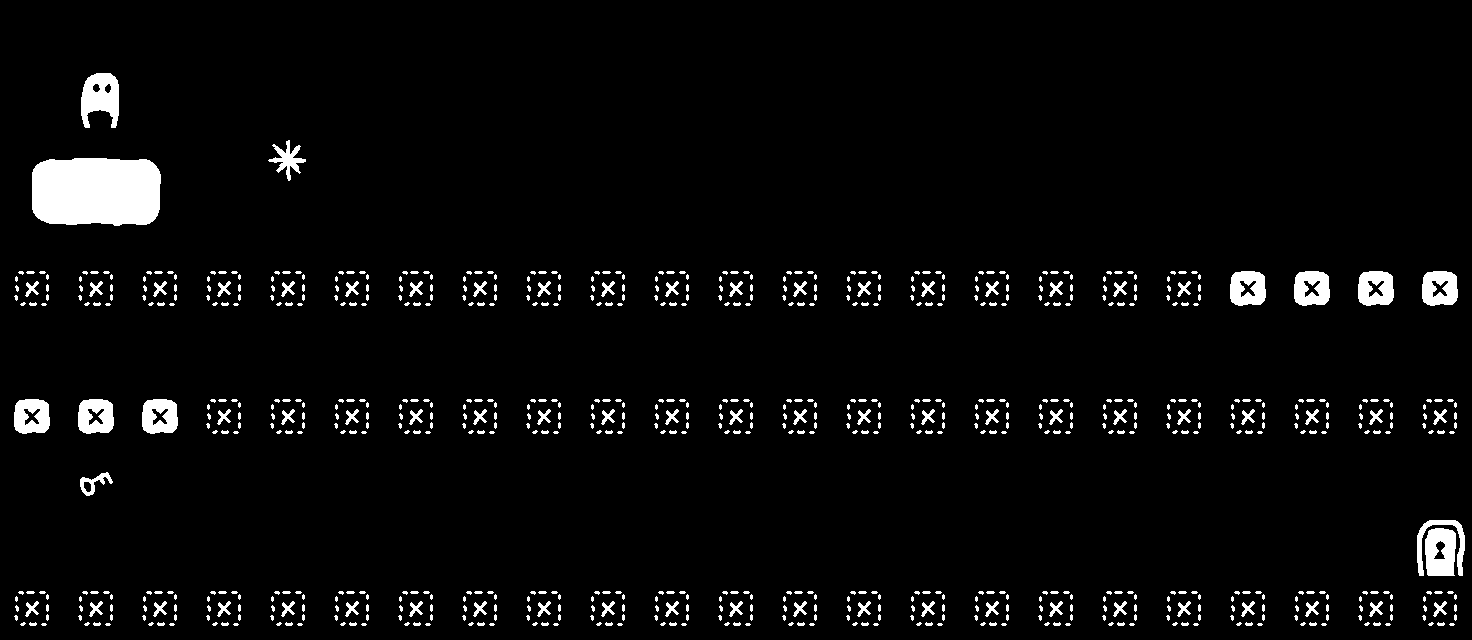

A 2D game scene composited from a Tiled map and its tileset images. What follows is a short description and the map's XML, with every tile layer's data as written:
An orthogonal 23x10 tile map with 64x64 px tiles, 1 tile layer (Camada de Tiles 1).

<map version="1.0" orientation="orthogonal" renderorder="right-down" width="23" height="10" tilewidth="64" tileheight="64" nextobjectid="1">
 <tileset firstgid="1" name="tileset" tilewidth="64" tileheight="64" tilecount="25" columns="5">
  <image source="TilesetSimples/tileset.png" width="320" height="320" />
 </tileset>
 <layer name="Camada de Tiles 1" width="23" height="10">
  <data encoding="csv">
0,0,0,0,0,0,0,0,0,0,0,0,0,0,0,0,0,0,0,0,0,0,0,
0,24,0,0,0,0,0,0,0,0,0,0,0,0,0,0,0,0,0,0,0,0,0,
1,2,3,0,23,0,0,0,0,0,0,0,0,0,0,0,0,0,0,0,0,0,0,
11,12,13,0,0,0,0,0,0,0,0,0,0,0,0,0,0,0,0,0,0,0,0,
21,21,21,21,21,21,21,21,21,21,21,21,21,21,21,21,21,21,21,22,22,22,22,
0,0,0,0,0,0,0,0,0,0,0,0,0,0,0,0,0,0,0,0,0,0,0,
22,22,22,21,21,21,21,21,21,21,21,21,21,21,21,21,21,21,21,21,21,21,21,
0,18,0,0,0,0,0,0,0,0,0,0,0,0,0,0,0,0,0,0,0,0,0,
0,0,0,0,0,0,0,0,0,0,0,0,0,0,0,0,0,0,0,0,0,0,17,
21,21,21,21,21,21,21,21,21,21,21,21,21,21,21,21,21,21,21,21,21,21,21
</data>
 </layer>
</map>
